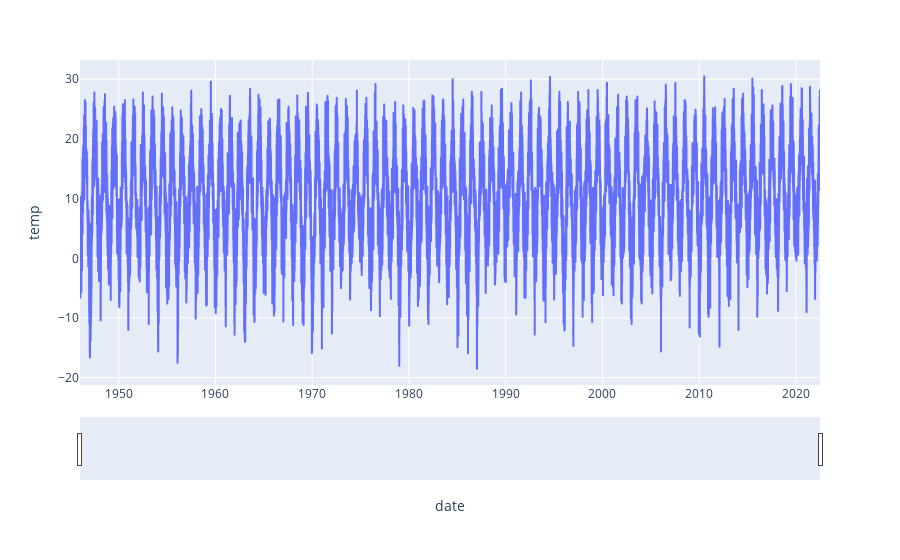

Notebook code for this chart:
### Code cell
# Plotly graph
fig = px.line(df, x=df['date'], y="temp")
fig.update_xaxes(rangeslider_visible=True)

### Figure 1 — Plotly figure (JSON) as saved in the notebook; plotly's stock layout.template omitted (floating-point values rounded to 4 significant figures; data arrays with more than 128 entries replaced by an {"elided": "..."} marker saying what was removed)
{"data": [{"hovertemplate": "date=%{x}<br>temp=%{y}<extra></extra>", "legendgroup": "", "line": {"color": "#636efa", "dash": "solid"}, "marker": {"symbol": "circle"}, "mode": "lines", "name": "", "showlegend": false, "type": "scattergl", "x": {"elided": "27940 str values"}, "xaxis": "x", "y": {"elided": "27940 float values"}, "yaxis": "y"}], "layout": {"legend": {"tracegroupgap": 0}, "margin": {"t": 60}, "xaxis": {"anchor": "y", "domain": [0, 1], "rangeslider": {"visible": true}, "title": {"text": "date"}}, "yaxis": {"anchor": "x", "domain": [0, 1], "title": {"text": "temp"}}}}
